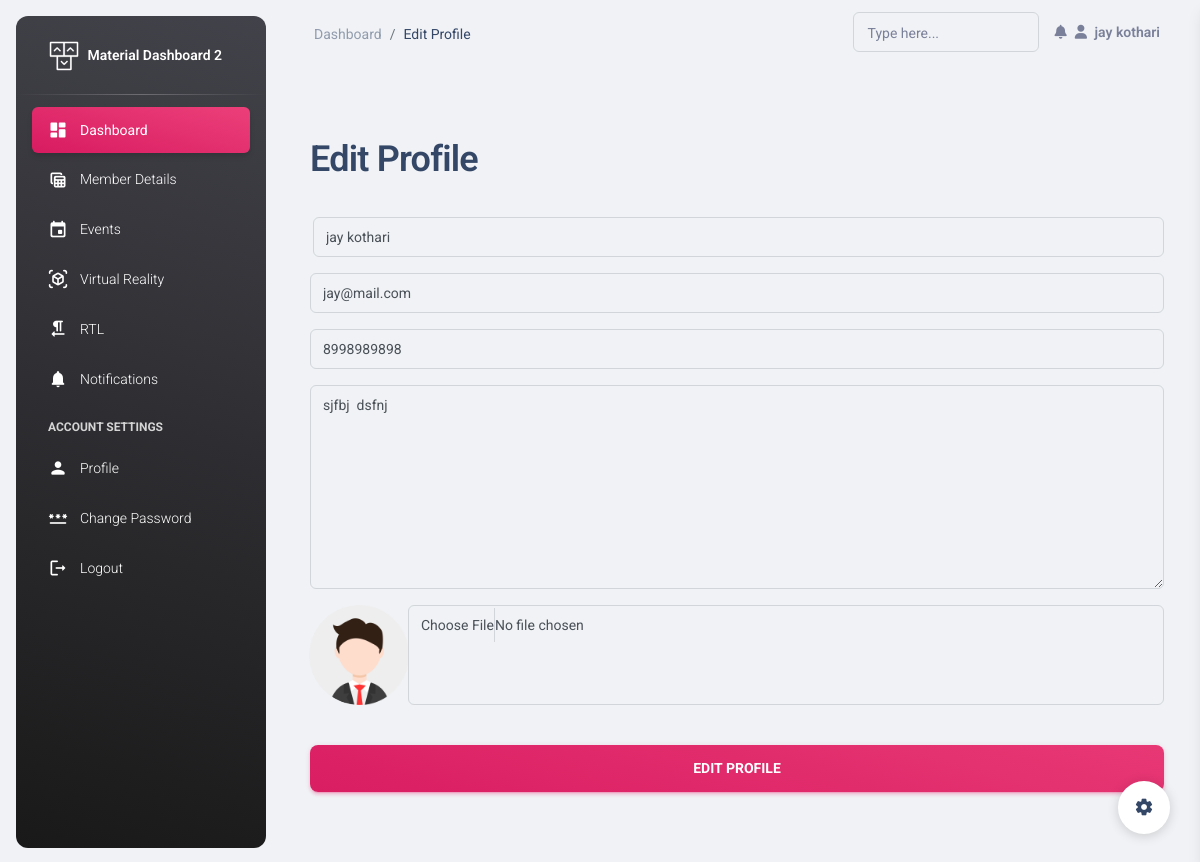
Before: /sec/edit-profile/ (signed in) with the older database file.
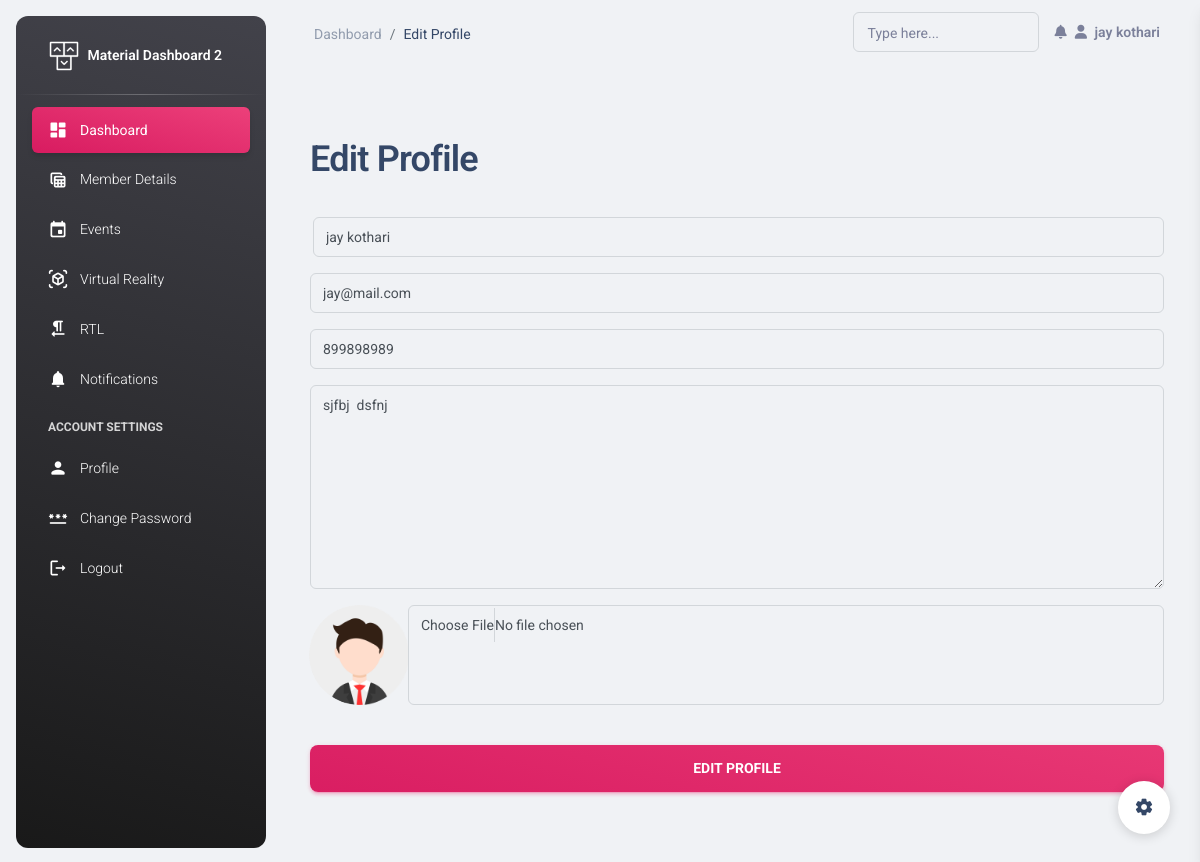
After: the same page with the newer database file.
### Secretory/models.py (models this page shows, shortened)
class Secratory(models.Model):
    name = models.CharField(max_length=30)
    email = models.EmailField(unique=True)
    mobile = models.CharField(max_length=10)
    address = models.TextField()
    password = models.CharField(max_length=30)
    sec_from = models.DateField(auto_now_add=True)
    profile_pic = models.FileField(upload_to='profile',default='avtar.png')

### Secretory/views.py (the view, shortened to what this page needs)
# urls.py: path('edit-profile/',views.edit_profile, name='edit-profile'),
def edit_profile(request):
    try:
        user = Secratory.objects.get(email=request.session['email'])
        return render(request,'edit-profile.html',{'user':user})
    except:
        return render(request,'sign-in.html')

### Secretory/templates/edit-profile.html (shortened to what this page needs)
{% extends 'header.html' %}
{% load static %}
{% block page %}
Edit Profile
{% endblock %}
{% block content %}
<main class="main-content  mt-0">
    <section>
      <div class="page-header min-vh-100">
        <div class="container">
              <div class="card card-plain">
                  <div class="card-body">
                    <h2>Edit Profile</h2>
                  <form role="form" action="{% url 'edit-profile' %}" method="POST" enctype="multipart/form-data">
                    <div class="input-group input-group-outline mb-3">
                        <input type="text" name="name" class="form-control" value="{{user.name}}" required>
                    </div>
                    <div class="input-group input-group-outline mb-3">
                        <input type="email" class="form-control" value="{{user.email}}" readonly>
                    </div>
                    <div class="input-group input-group-outline mb-3">
                        <input type="tel" name="mobile" value="{{user.mobile}}"  class="form-control" required>
                    </div>
                    <div class="input-group input-group-outline mb-3">
                        <textarea name="address" class="form-control" id="" va cols="30" rows="10">{{user.address}}</textarea>
                    </div>
                    <div class="input-group input-group-outline mb-3">
                        <label class="form-label"></label>
                        <img src="{{user.profile_pic.url}}" style="border-radius: 100%;" alt="" height="100px" width="100px">
                        <input type="file" name="pic"  class="form-control">
                    </div>
                    <div class="text-center">
                      <button type="submit" class="btn btn-lg bg-gradient-primary btn-lg w-100 mt-4 mb-0">Edit Profile</button>
                    </div>
                  </form>
                </div>
              </div>
            </div>
          </div>
    </section>
  </main>
{% endblock %}

### Secretory/templates/header.html (shortened to what the changed rows need)
{% load static %}
<!DOCTYPE html>
<html lang="en">
<head>
  <link href="{% static 'assets/css/nucleo-icons.css' %}" rel="stylesheet" />
  <link href="{% static 'assets/css/nucleo-svg.css' %}" rel="stylesheet" />
  <link id="pagestyle" href="{% static 'assets/css/material-dashboard.css' %}" rel="stylesheet" />
</head>
<body class="g-sidenav-show  bg-gray-200">
  <main class="main-content position-relative max-height-vh-100 h-100 border-radius-lg ">
    <nav class="navbar navbar-main navbar-expand-lg px-0 mx-4 shadow-none border-radius-xl" id="navbarBlur" data-scroll="true">
        <div class="container-fluid py-1 px-3">
          <div class="collapse navbar-collapse mt-sm-0 mt-2 me-md-0 me-sm-4" id="navbar">
            <ul class="navbar-nav  justify-content-end">
              <li class="nav-item d-flex align-items-center">
                <a href="../pages/sign-in.html" class="nav-link text-body font-weight-bold px-0">
                  <i class="fa fa-user me-sm-1"></i>
                  <span class="d-sm-inline d-none">{{user.name}}</span>
                </a>
              </li>
            </ul>
          </div>
        </div>
      </nav>
      {% block content %}
      {% endblock %}
    </main>
  </body>
  </html>

Changed rows visible on the page:
changed Secratory "jay kothari": mobile "8998989898" → "899898989"
